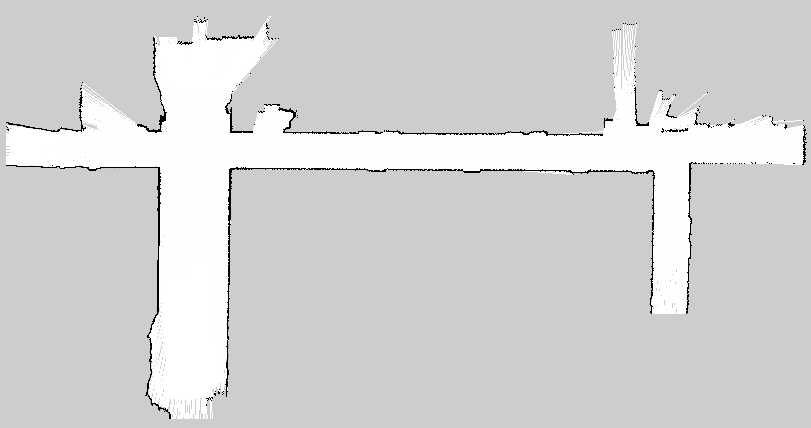
#> input picture feature_point_match/asset/image/part01-2.jpg, 811 x 428 px
$ python ORB_KNN.py
#> lines starting #> are read from the running program, lines starting #| are printed output that depends on the picture; after the words box and inside, x2 and y2 are one past the last pixel; in counts of white or black regions, pixels touching at a corner belong together
import cv2
import numpy as np

if __name__ == '__main__':

    # 读取输入图像
    img1 = cv2.imread('asset/image/part01-2.jpg')
#> img1 is the input picture: shape (428, 811, 3); min 0, max 255, mean 211.8
    img2 = cv2.imread('asset/image/part02-2.jpg')
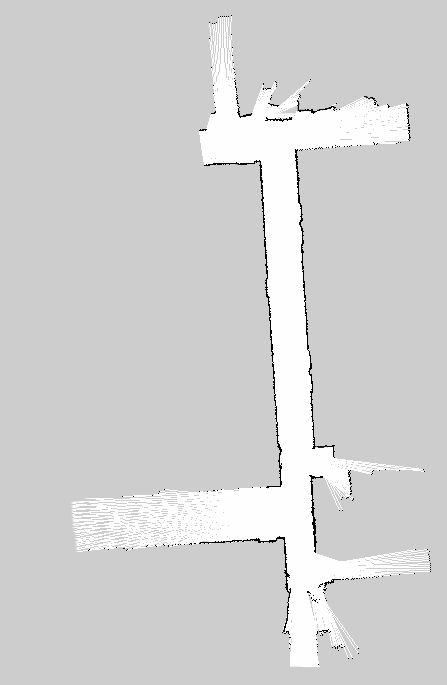
#> input picture feature_point_match/asset/image/part02-2.jpg, 447 x 685 px
#> img2 is the input picture: shape (685, 447, 3); min 0, max 255, mean 210

    # 创建ORB特征检测器和描述符
    orb = cv2.ORB_create()

    # 在图像上检测关键点和计算描述符
    kp1, des1 = orb.detectAndCompute(img1, None)
#> kp1 = 500 keypoints; strongest (x, y, size): (233, 129, 31), (232, 171, 31), (285, 128, 31), (730, 125, 31)
    kp2, des2 = orb.detectAndCompute(img2, None)
#> kp2 = 500 keypoints; strongest (x, y, size): (326, 584, 31), (311, 112, 31), (326, 582, 31), (324, 585, 31)
    cv2.drawKeypoints(img1, kp1, img1, color=(0, 255, 0), flags=0)
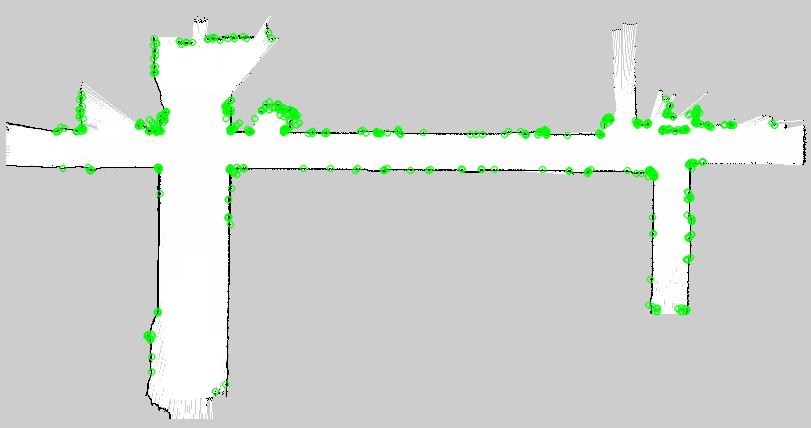
#> img1: shape (428, 811, 3); 2.9% of pixels changed, all inside (x1, y1, x2, y2) = (51, 28, 779, 396)
    cv2.drawKeypoints(img2, kp1, img2, color=(0, 255, 0), flags=0)
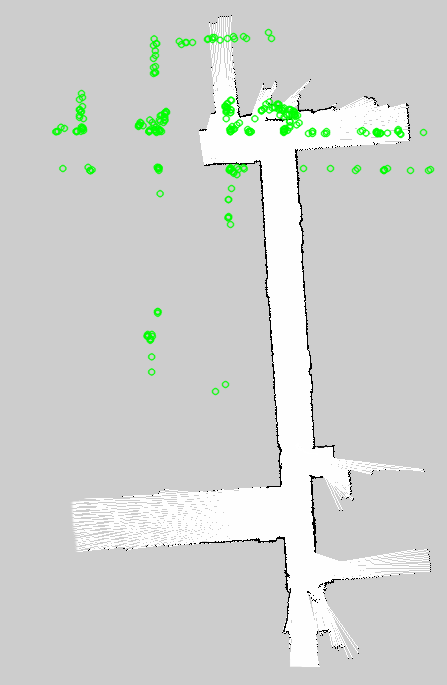
#> img2: shape (685, 447, 3); 1.93% of pixels changed, all inside (x1, y1, x2, y2) = (51, 28, 435, 396)
    # 创建BFMatcher对象，使用k=2进行kNN匹配
    bf = cv2.BFMatcher(cv2.NORM_HAMMING, crossCheck=False)
    matches = bf.knnMatch(des1, des2, k=2)
#> matches = 500 matches

    # 应用比例测试，保留好的匹配
    good_matches = []
    for m, n in matches:
        if m.distance < 0.75 * n.distance:
            good_matches.append(m)
#> after the loop, good_matches = 75 matches

    # 绘制匹配结果
    img_matches = cv2.drawMatches(img1, kp1, img2, kp2, good_matches, None, flags=cv2.DrawMatchesFlags_NOT_DRAW_SINGLE_POINTS)
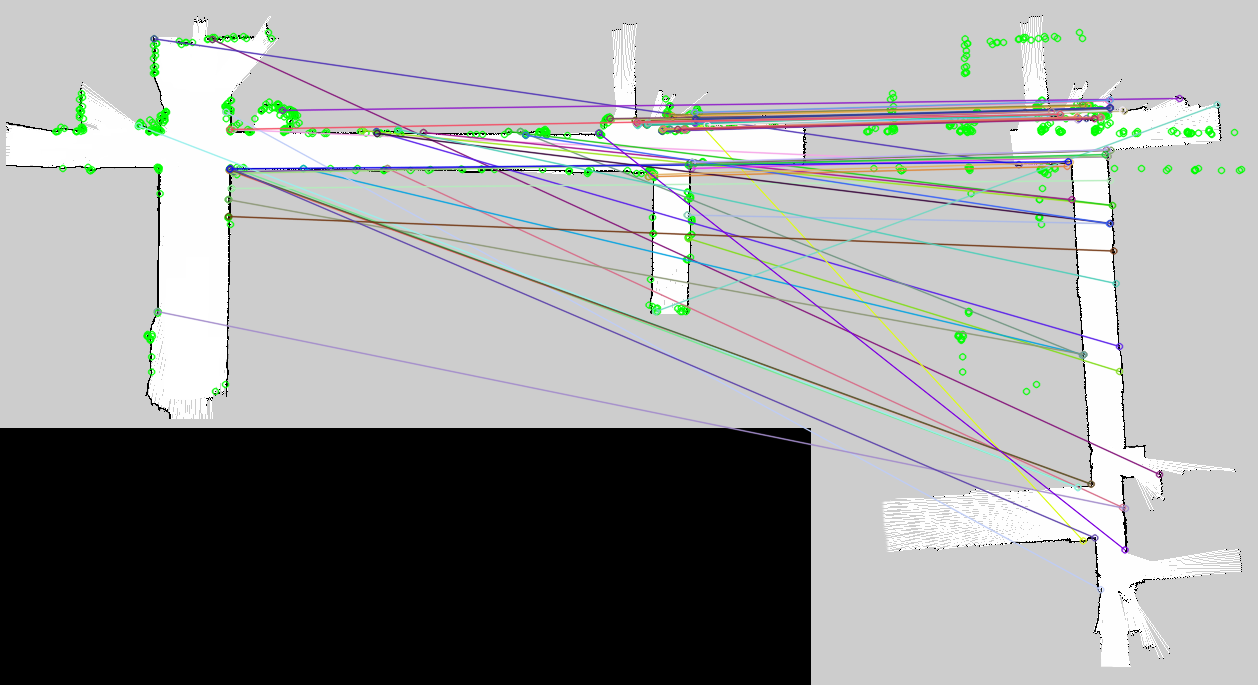
#> img_matches: shape (685, 1258, 3); mean B, G, R 155.3, 156.3, 154.7

    # 显示匹配结果
    cv2.imshow("Matches", img_matches)
    cv2.waitKey(0)
    cv2.destroyAllWindows()
